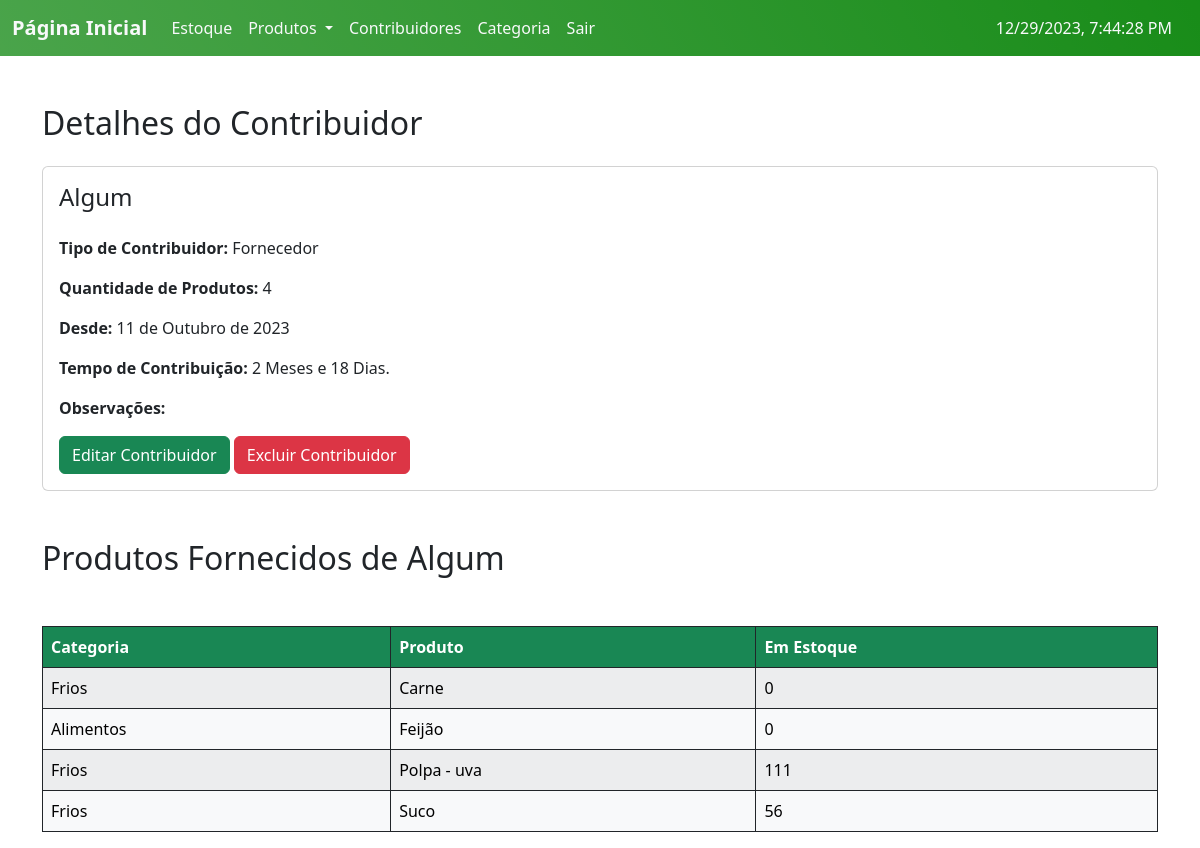
The app's page /Contribuidor/2/ (signed in), older data.
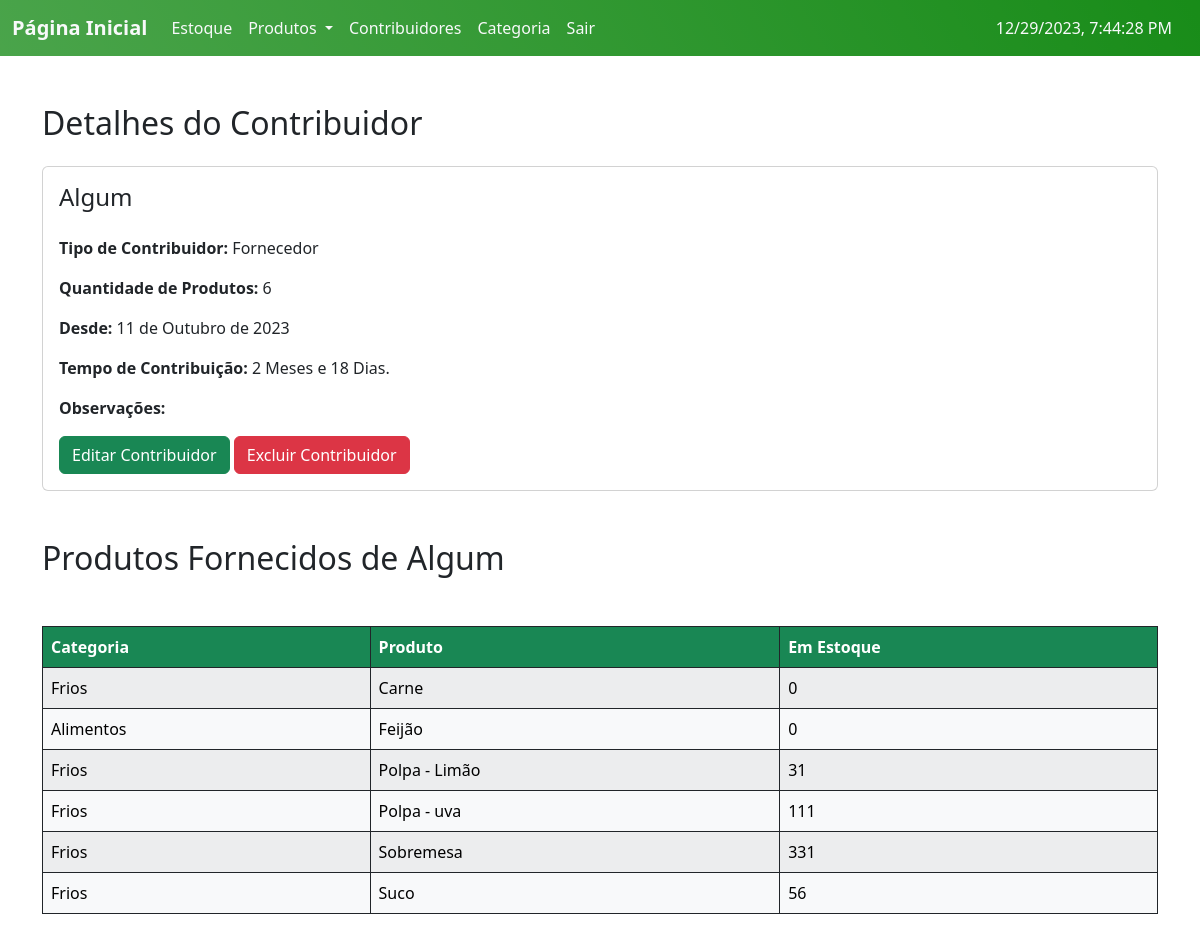
The same page, newer data.
### ABSJ/models.py (models this page shows, shortened)
class Produto(models.Model):
    user = models.ForeignKey(User, on_delete=models.CASCADE)
    categoria = models.ForeignKey(Categoria, on_delete=models.CASCADE, null=True)
    contribuidor = models.ForeignKey(Contribuidor, on_delete=models.CASCADE, null=True)
    produto = models.CharField(max_length=200)
    codigo = models.PositiveIntegerField(unique=True)
    estoque = models.PositiveIntegerField(default=0)
    validade = models.DateField()
    tempo_ultima_atualizacao = models.DateField(default=date.today)
    quantidade_dias = models.IntegerField(default=0)
    class Meta:
        ordering = ['produto']

class Categoria(models.Model):
    categoria = models.CharField(max_length=100, unique=True)
    class Meta:
        ordering = ['categoria']
    def __str__(self):
        return self.categoria

### ABSJ/views.py (the view)
# urls.py: path('Contribuidor/<int:id>/', v.contribuidor_Read, name='Contribuidor_read'),
@login_required
def contribuidor_Read(request, id):
    read_Contribuidor = m.Contribuidor.objects.get(id=id)
    quantidade_produtos = read_Contribuidor.contar_produtos()
    if read_Contribuidor.tempo_ultima_atualizacao != date.today():
        read_Contribuidor.salvar_alteracoes()
        read_Contribuidor.tempo_ultima_atualizacao = date.today()
        read_Contribuidor.save()
    dias_contribuicao = read_Contribuidor.calcular_tempo_contribuicao()
    return render(request, 'read_Contribuidor.html', {'readCon':read_Contribuidor, 'dias_contribuicao': dias_contribuicao, 'quantidade_produtos':quantidade_produtos})

### ABSJ/models.py (called while the page is built)
    def contar_produtos(self):
        return Produto.objects.filter(contribuidor=self).count()

    def calcular_tempo_contribuicao(self):
        hoje = date.today()
        diferenca = relativedelta(hoje, self.tempo)
        anos = diferenca.years
        meses = diferenca.months
        dias = diferenca.days
        return anos, meses, dias

    def salvar_alteracoes(self):
        hoje = date.today()
        diferenca = relativedelta(hoje, self.tempo)
        self.quantidade_dias = diferenca.days
        self.save()

### templates/read_Contribuidor.html (shortened to what this page needs)
{% extends 'home.html' %}
{% load static %}
{% block content %}
<div class="container mt-5">
  <h2 class="mb-4">Detalhes do Contribuidor</h2>
  <div class="card">
    <div class="card-body">
      <h4 class="card-title mb-4">{{ readCon.contribuidor }}</h4>
      <p class="card-text"><strong>Tipo de Contribuidor:</strong> {{ readCon.tipocontribuidor }}</p>
      <p class="card-text"><strong>Quantidade de Produtos:</strong> {{ quantidade_produtos }}</p>
      <p class="card-text"><strong>Desde:</strong> {{ readCon.tempo }}</p>
      <p class="card-text"><strong>Tempo de Contribuição:</strong>
        {% if dias_contribuicao.1 %}
          {% if dias_contribuicao.1 == 1 %}
            {{ dias_contribuicao.1 }} Mês
          {% else %}
            {{ dias_contribuicao.1 }} Meses
          {% endif %}
        {% endif %}
        {% if dias_contribuicao.2 %}
          {% if dias_contribuicao.0 or dias_contribuicao.1 %}
            {% if dias_contribuicao.2 == 1 %}
              e {{ dias_contribuicao.2 }} Dia.
            {% elif dias_contribuicao.2 > 1  %}
              e {{ dias_contribuicao.2 }} Dias.
            {% endif %}
          {% else %}
            {% if dias_contribuicao.2 == 1 %}
              {{ dias_contribuicao.2 }} Dia.
            {% else %}
              {{ dias_contribuicao.2 }} Dias.
            {% endif %}
          {% endif %}
        {% else %}
          0 Dias.
        {% endif %}
      </p>
      <p class="card-text"><strong>Observações:</strong> {{ readCon.observacoes }}</p>
      {% if user.username == 'admin' %}
      <a href="{% url 'Contribuidor_update' id=readCon.id %}" class="btn btn-success">Editar Contribuidor</a>
      <a href="{% url 'Contribuidor_delete' id=readCon.id %}" class="btn btn-danger">Excluir Contribuidor</a>
      {% endif %}
    </div>
  </div>
</div>
<div class="container mt-5">
    <h2 class="mb-5">Produtos
        {% if readCon.tipocontribuidor == 'Doador' %}
        Doados
        {% elif readCon.tipocontribuidor == 'Fornecedor' %}
        Fornecidos
        {% endif %}
        de {{ readCon.contribuidor }}</h2>
    <div class="table-responsive">
        <table class="table table-striped table-bordered table-hover border-dark">
            <thead id="customTableHead" class="thead-dark">
            <tr>
                <th scope="col">Categoria</th>
                <th scope="col">Produto</th>
                <th scope="col">Em Estoque</th>
            </tr>
        </thead>
        <tbody>
            {% if not readCon.produto_set.all %}
            <tr>
                <td colspan="5" class="text-center p-5">Sem registros no momento :C</td>
            </tr>
            {% else %}
            {% for p in readCon.produto_set.all %}
            <tr class="table-light border-dark custom-links">
                <td><a href="{% url 'Categoria_read' id=p.categoria.id %}" class="specific-link">{{ p.categoria }}</a></td>
                <td><a href="{% url 'Produto_read' id=p.id %}" class="specific-link">{{ p.produto }}</a></td>
                <td>{{ p.estoque }}</td>
            </tr>
            {% endfor %}
            {% endif %}
        </tbody>
        </table>
    </div>
</div>
{% endblock %}

Row changes from the older to the newer data that the page shows:
added Produto: categoria "Frios", produto "Polpa - Limão", estoque "31"
added Produto: categoria "Frios", produto "Sobremesa", estoque "331"
Text that changed along with them:
{{ quantidade_produtos }}: "4" → "6"
